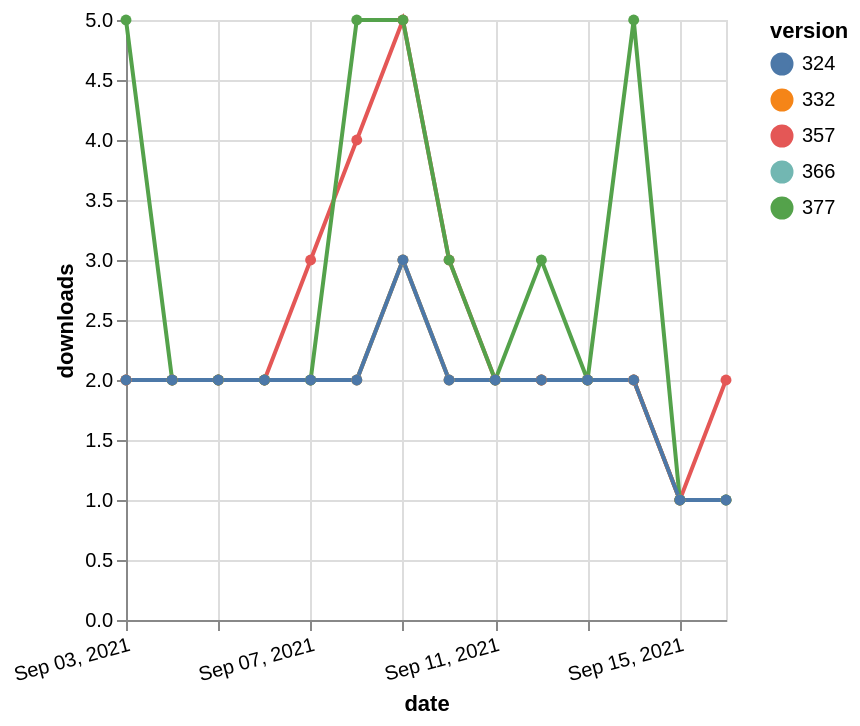

The specification (Vega-Lite) saved for this image:
### Vega-Lite specification from a JSON file in a GitHub repository (floating-point values rounded to 4 significant figures)
{"$schema": "https://vega.github.io/schema/vega-lite/v5.json", "description": "A simple bar chart with embedded data.", "data": {"values": [{"date": "2021-09-03", "total": 2324, "delta": 2, "version": "366"}, {"date": "2021-09-04", "total": 2326, "delta": 2, "version": "366"}, {"date": "2021-09-05", "total": 2328, "delta": 2, "version": "366"}, {"date": "2021-09-06", "total": 2330, "delta": 2, "version": "366"}, {"date": "2021-09-07", "total": 2332, "delta": 2, "version": "366"}, {"date": "2021-09-08", "total": 2334, "delta": 2, "version": "366"}, {"date": "2021-09-09", "total": 2337, "delta": 3, "version": "366"}, {"date": "2021-09-10", "total": 2339, "delta": 2, "version": "366"}, {"date": "2021-09-11", "total": 2341, "delta": 2, "version": "366"}, {"date": "2021-09-12", "total": 2343, "delta": 2, "version": "366"}, {"date": "2021-09-13", "total": 2345, "delta": 2, "version": "366"}, {"date": "2021-09-14", "total": 2347, "delta": 2, "version": "366"}, {"date": "2021-09-15", "total": 2348, "delta": 1, "version": "366"}, {"date": "2021-09-16", "total": 2349, "delta": 1, "version": "366"}, {"date": "2021-09-03", "total": 2973, "delta": 2, "version": "357"}, {"date": "2021-09-04", "total": 2975, "delta": 2, "version": "357"}, {"date": "2021-09-05", "total": 2977, "delta": 2, "version": "357"}, {"date": "2021-09-06", "total": 2979, "delta": 2, "version": "357"}, {"date": "2021-09-07", "total": 2982, "delta": 3, "version": "357"}, {"date": "2021-09-08", "total": 2986, "delta": 4, "version": "357"}, {"date": "2021-09-09", "total": 2991, "delta": 5, "version": "357"}, {"date": "2021-09-10", "total": 2994, "delta": 3, "version": "357"}, {"date": "2021-09-11", "total": 2996, "delta": 2, "version": "357"}, {"date": "2021-09-12", "total": 2998, "delta": 2, "version": "357"}, {"date": "2021-09-13", "total": 3000, "delta": 2, "version": "357"}, {"date": "2021-09-14", "total": 3002, "delta": 2, "version": "357"}, {"date": "2021-09-15", "total": 3003, "delta": 1, "version": "357"}, {"date": "2021-09-16", "total": 3005, "delta": 2, "version": "357"}, {"date": "2021-09-03", "total": 2776, "delta": 2, "version": "332"}, {"date": "2021-09-04", "total": 2778, "delta": 2, "version": "332"}, {"date": "2021-09-05", "total": 2780, "delta": 2, "version": "332"}, {"date": "2021-09-06", "total": 2782, "delta": 2, "version": "332"}, {"date": "2021-09-07", "total": 2784, "delta": 2, "version": "332"}, {"date": "2021-09-08", "total": 2786, "delta": 2, "version": "332"}, {"date": "2021-09-09", "total": 2789, "delta": 3, "version": "332"}, {"date": "2021-09-10", "total": 2791, "delta": 2, "version": "332"}, {"date": "2021-09-11", "total": 2793, "delta": 2, "version": "332"}, {"date": "2021-09-12", "total": 2795, "delta": 2, "version": "332"}, {"date": "2021-09-13", "total": 2797, "delta": 2, "version": "332"}, {"date": "2021-09-14", "total": 2799, "delta": 2, "version": "332"}, {"date": "2021-09-15", "total": 2800, "delta": 1, "version": "332"}, {"date": "2021-09-16", "total": 2801, "delta": 1, "version": "332"}, {"date": "2021-09-03", "total": 2261, "delta": 5, "version": "377"}, {"date": "2021-09-04", "total": 2263, "delta": 2, "version": "377"}, {"date": "2021-09-05", "total": 2265, "delta": 2, "version": "377"}, {"date": "2021-09-06", "total": 2267, "delta": 2, "version": "377"}, {"date": "2021-09-07", "total": 2269, "delta": 2, "version": "377"}, {"date": "2021-09-08", "total": 2274, "delta": 5, "version": "377"}, {"date": "2021-09-09", "total": 2279, "delta": 5, "version": "377"}, {"date": "2021-09-10", "total": 2282, "delta": 3, "version": "377"}, {"date": "2021-09-11", "total": 2284, "delta": 2, "version": "377"}, {"date": "2021-09-12", "total": 2287, "delta": 3, "version": "377"}, {"date": "2021-09-13", "total": 2289, "delta": 2, "version": "377"}, {"date": "2021-09-14", "total": 2294, "delta": 5, "version": "377"}, {"date": "2021-09-15", "total": 2295, "delta": 1, "version": "377"}, {"date": "2021-09-16", "total": 2296, "delta": 1, "version": "377"}, {"date": "2021-09-03", "total": 2547, "delta": 2, "version": "324"}, {"date": "2021-09-04", "total": 2549, "delta": 2, "version": "324"}, {"date": "2021-09-05", "total": 2551, "delta": 2, "version": "324"}, {"date": "2021-09-06", "total": 2553, "delta": 2, "version": "324"}, {"date": "2021-09-07", "total": 2555, "delta": 2, "version": "324"}, {"date": "2021-09-08", "total": 2557, "delta": 2, "version": "324"}, {"date": "2021-09-09", "total": 2560, "delta": 3, "version": "324"}, {"date": "2021-09-10", "total": 2562, "delta": 2, "version": "324"}, {"date": "2021-09-11", "total": 2564, "delta": 2, "version": "324"}, {"date": "2021-09-12", "total": 2566, "delta": 2, "version": "324"}, {"date": "2021-09-13", "total": 2568, "delta": 2, "version": "324"}, {"date": "2021-09-14", "total": 2570, "delta": 2, "version": "324"}, {"date": "2021-09-15", "total": 2571, "delta": 1, "version": "324"}, {"date": "2021-09-16", "total": 2572, "delta": 1, "version": "324"}]}, "width": "container", "mark": {"type": "line", "point": {"filled": true}}, "encoding": {"x": {"field": "date", "type": "temporal", "timeUnit": "yearmonthdate", "title": "date", "axis": {"labelAngle": -15}}, "y": {"field": "delta", "type": "quantitative", "title": "downloads"}, "color": {"field": "version", "type": "nominal"}, "tooltip": {"field": "delta"}}}
